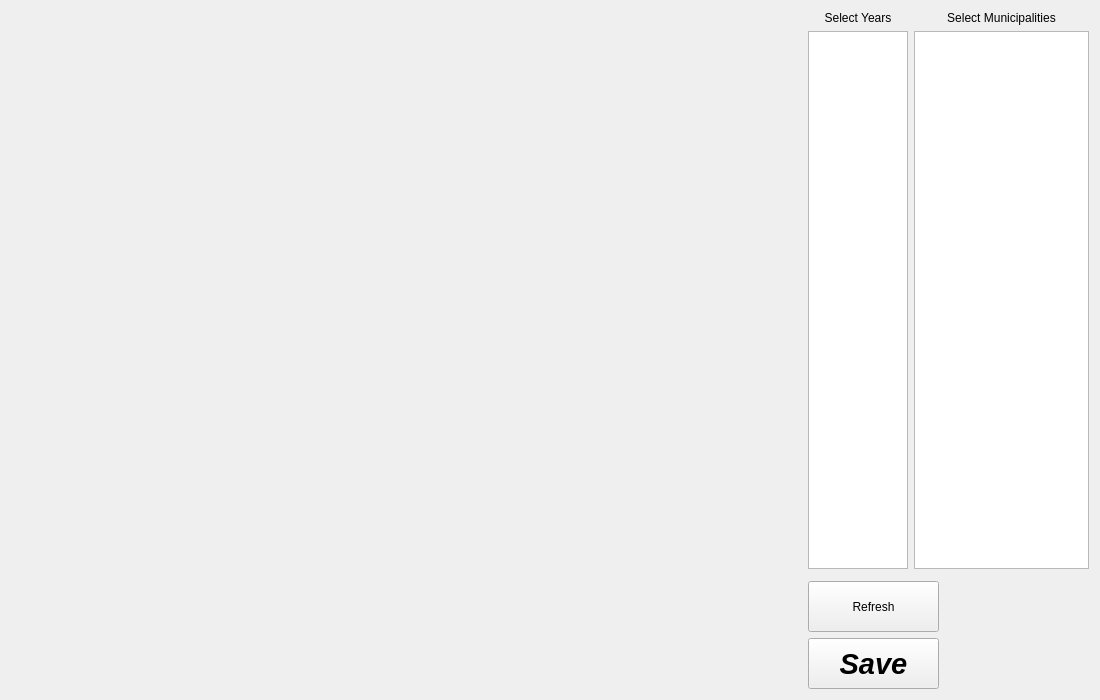
<?xml version="1.0" encoding="UTF-8"?>
<ui version="4.0">
 <class>WidgetCompLineChart</class>
 <widget class="QWidget" name="WidgetCompLineChart">
  <property name="geometry">
   <rect>
    <x>0</x>
    <y>0</y>
    <width>1100</width>
    <height>700</height>
   </rect>
  </property>
  <property name="windowTitle">
   <string>Form</string>
  </property>
  <property name="windowIcon">
   <iconset>
    <normaloff>../build-CS3307Group3-Desktop-Debug/ombi-prog-logo.png</normaloff>../build-CS3307Group3-Desktop-Debug/ombi-prog-logo.png</iconset>
  </property>
  <layout class="QGridLayout" name="gridLayout">
   <item row="0" column="1">
    <layout class="QFormLayout" name="formLayout_4">
     <property name="sizeConstraint">
      <enum>QLayout::SetDefaultConstraint</enum>
     </property>
     <property name="fieldGrowthPolicy">
      <enum>QFormLayout::AllNonFixedFieldsGrow</enum>
     </property>
     <item row="0" column="0">
      <widget class="QLabel" name="label_7">
       <property name="minimumSize">
        <size>
         <width>100</width>
         <height>0</height>
        </size>
       </property>
       <property name="text">
        <string>Select Years</string>
       </property>
       <property name="alignment">
        <set>Qt::AlignCenter</set>
       </property>
      </widget>
     </item>
     <item row="0" column="1">
      <widget class="QLabel" name="label_8">
       <property name="text">
        <string>Select Municipalities</string>
       </property>
       <property name="alignment">
        <set>Qt::AlignCenter</set>
       </property>
      </widget>
     </item>
     <item row="1" column="1">
      <widget class="QListWidget" name="listLineChartMunicipality_4">
       <property name="sizePolicy">
        <sizepolicy hsizetype="Fixed" vsizetype="MinimumExpanding">
         <horstretch>0</horstretch>
         <verstretch>100</verstretch>
        </sizepolicy>
       </property>
       <property name="minimumSize">
        <size>
         <width>0</width>
         <height>500</height>
        </size>
       </property>
       <property name="maximumSize">
        <size>
         <width>175</width>
         <height>16777215</height>
        </size>
       </property>
      </widget>
     </item>
     <item row="1" column="0">
      <widget class="QListWidget" name="listLineChartYears_4">
       <property name="sizePolicy">
        <sizepolicy hsizetype="Fixed" vsizetype="Expanding">
         <horstretch>0</horstretch>
         <verstretch>0</verstretch>
        </sizepolicy>
       </property>
       <property name="minimumSize">
        <size>
         <width>0</width>
         <height>0</height>
        </size>
       </property>
       <property name="maximumSize">
        <size>
         <width>100</width>
         <height>16777215</height>
        </size>
       </property>
      </widget>
     </item>
    </layout>
   </item>
   <item row="2" column="1">
    <layout class="QVBoxLayout" name="verticalLayout_7">
     <item>
      <widget class="QPushButton" name="pushButtonRefresh">
       <property name="minimumSize">
        <size>
         <width>131</width>
         <height>51</height>
        </size>
       </property>
       <property name="maximumSize">
        <size>
         <width>131</width>
         <height>51</height>
        </size>
       </property>
       <property name="font">
        <font>
         <family>Liberation Sans</family>
        </font>
       </property>
       <property name="text">
        <string>Refresh</string>
       </property>
      </widget>
     </item>
     <item>
      <widget class="QPushButton" name="pushButtonSaveLineData">
       <property name="minimumSize">
        <size>
         <width>131</width>
         <height>51</height>
        </size>
       </property>
       <property name="maximumSize">
        <size>
         <width>131</width>
         <height>51</height>
        </size>
       </property>
       <property name="font">
        <font>
         <family>Liberation Sans</family>
         <pointsize>22</pointsize>
         <weight>75</weight>
         <italic>true</italic>
         <bold>true</bold>
        </font>
       </property>
       <property name="text">
        <string>Save</string>
       </property>
      </widget>
     </item>
    </layout>
   </item>
   <item row="0" column="0" rowspan="3">
    <widget class="QCustomPlot" name="widgetCompLineChart_2" native="true">
     <property name="minimumSize">
      <size>
       <width>600</width>
       <height>400</height>
      </size>
     </property>
    </widget>
   </item>
  </layout>
 </widget>
 <customwidgets>
  <customwidget>
   <class>QCustomPlot</class>
   <extends>QWidget</extends>
   <header>qcustomplot.h</header>
   <container>1</container>
  </customwidget>
 </customwidgets>
 <resources/>
 <connections/>
</ui>
